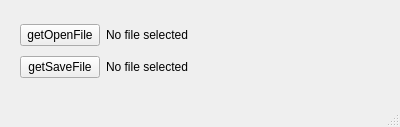
<?xml version="1.0" encoding="UTF-8"?>
<ui version="4.0">
 <class>MainWindow</class>
 <widget class="QMainWindow" name="MainWindow">
  <property name="geometry">
   <rect>
    <x>0</x>
    <y>0</y>
    <width>400</width>
    <height>127</height>
   </rect>
  </property>
  <property name="windowTitle">
   <string>MainWindow</string>
  </property>
  <widget class="QWidget" name="centralwidget">
   <widget class="QWidget" name="">
    <property name="geometry">
     <rect>
      <x>20</x>
      <y>20</y>
      <width>361</width>
      <height>62</height>
     </rect>
    </property>
    <layout class="QGridLayout" name="gridLayout">
     <property name="spacing">
      <number>6</number>
     </property>
     <item row="0" column="0">
      <widget class="QPushButton" name="btnGetOpenFile">
       <property name="sizePolicy">
        <sizepolicy hsizetype="Maximum" vsizetype="Fixed">
         <horstretch>0</horstretch>
         <verstretch>0</verstretch>
        </sizepolicy>
       </property>
       <property name="text">
        <string>getOpenFile</string>
       </property>
      </widget>
     </item>
     <item row="0" column="1">
      <widget class="QLabel" name="lblOpenFileName">
       <property name="sizePolicy">
        <sizepolicy hsizetype="Minimum" vsizetype="Preferred">
         <horstretch>0</horstretch>
         <verstretch>0</verstretch>
        </sizepolicy>
       </property>
       <property name="text">
        <string>No file selected</string>
       </property>
      </widget>
     </item>
     <item row="1" column="0">
      <widget class="QPushButton" name="btnGetSaveFile">
       <property name="sizePolicy">
        <sizepolicy hsizetype="Maximum" vsizetype="Fixed">
         <horstretch>0</horstretch>
         <verstretch>0</verstretch>
        </sizepolicy>
       </property>
       <property name="text">
        <string>getSaveFile</string>
       </property>
      </widget>
     </item>
     <item row="1" column="1">
      <widget class="QLabel" name="lblSaveFileName">
       <property name="sizePolicy">
        <sizepolicy hsizetype="Minimum" vsizetype="Preferred">
         <horstretch>0</horstretch>
         <verstretch>0</verstretch>
        </sizepolicy>
       </property>
       <property name="text">
        <string>No file selected</string>
       </property>
      </widget>
     </item>
    </layout>
   </widget>
  </widget>
  <widget class="QMenuBar" name="menubar">
   <property name="geometry">
    <rect>
     <x>0</x>
     <y>0</y>
     <width>400</width>
     <height>19</height>
    </rect>
   </property>
  </widget>
  <widget class="QStatusBar" name="statusbar"/>
 </widget>
 <resources/>
 <connections/>
</ui>
